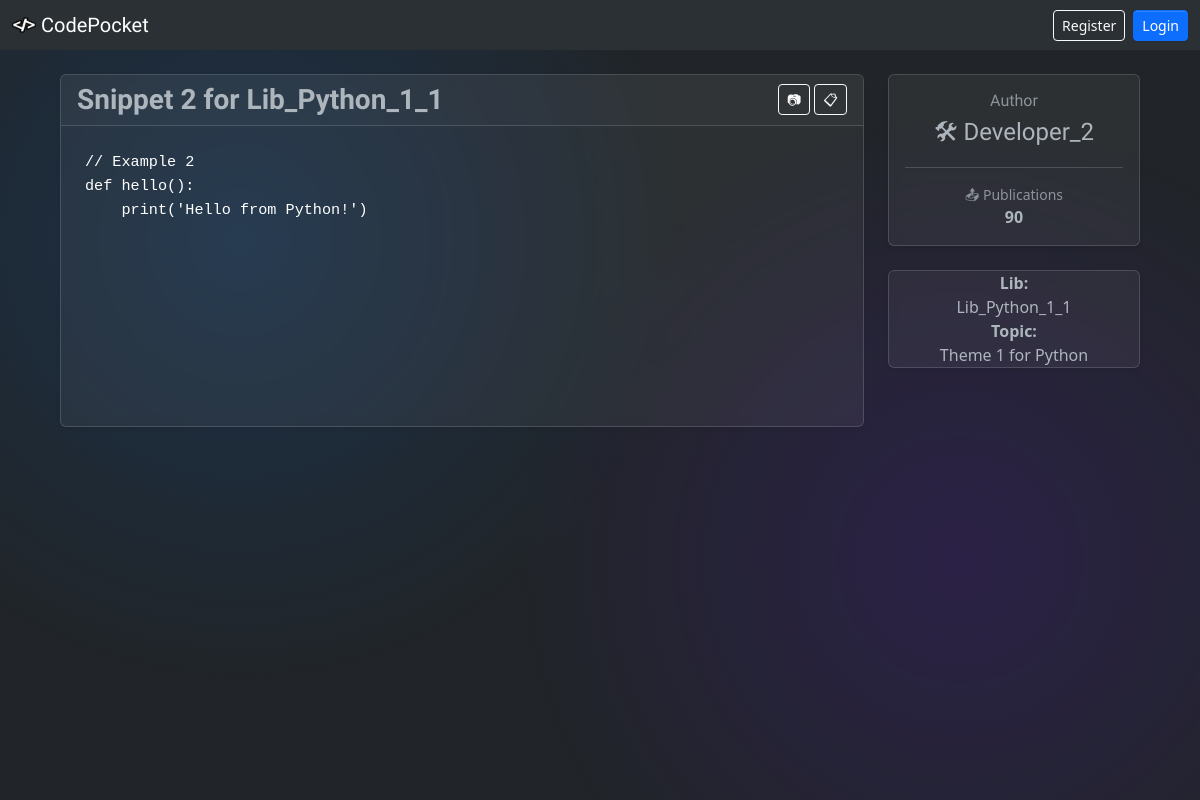
The page /code/2 on the database its author committed.
### data/codes.py (models this page shows)
class CodeSnippet(SqlAlchemyBase):
    __tablename__ = 'code_snippets'
    id = sqlalchemy.Column(sqlalchemy.Integer, primary_key=True, autoincrement=True)
    title = sqlalchemy.Column(sqlalchemy.String, nullable=False)
    content = sqlalchemy.Column(sqlalchemy.Text, nullable=False)
    library_id = sqlalchemy.Column(sqlalchemy.Integer, sqlalchemy.ForeignKey("libraries.id"))
    library = orm.relationship('Library', back_populates='snippets')
    user_id = sqlalchemy.Column(sqlalchemy.Integer, sqlalchemy.ForeignKey("users.id"))
    user = orm.relationship('User')

class Library(SqlAlchemyBase):
    __tablename__ = 'libraries'
    id = sqlalchemy.Column(sqlalchemy.Integer, primary_key=True, autoincrement=True)
    name = sqlalchemy.Column(sqlalchemy.String, nullable=False)
    topic_id = sqlalchemy.Column(sqlalchemy.Integer, sqlalchemy.ForeignKey("topics.id"))
    topic = orm.relationship('Topic', back_populates='libraries')
    snippets = orm.relationship("CodeSnippet", back_populates='library')

class Topic(SqlAlchemyBase):
    __tablename__ = 'topics'
    id = sqlalchemy.Column(sqlalchemy.Integer, primary_key=True, autoincrement=True)
    name = sqlalchemy.Column(sqlalchemy.String, nullable=False)
    language_id = sqlalchemy.Column(sqlalchemy.Integer, sqlalchemy.ForeignKey("languages.id"))
    language = orm.relationship('Language', back_populates='topics')
    libraries = orm.relationship("Library", back_populates='topic')

### data/users.py (models this page shows, shortened)
class User(SqlAlchemyBase, UserMixin):
    __tablename__ = 'users'
    id = sqlalchemy.Column(sqlalchemy.Integer,
                           primary_key=True, autoincrement=True)
    username = sqlalchemy.Column(sqlalchemy.String, nullable=True)
    email = sqlalchemy.Column(sqlalchemy.String, index=True, unique=True, nullable=True)
    hashed_password = sqlalchemy.Column(sqlalchemy.String, nullable=True)
    modified_date = sqlalchemy.Column(sqlalchemy.DateTime,
                                      default=datetime.datetime.now)
    creator = sqlalchemy.Column(sqlalchemy.Boolean, nullable=True)
    publications = sqlalchemy.Column(sqlalchemy.Integer, nullable=True, default=0)
    publication_ids = sqlalchemy.Column(sqlalchemy.String, nullable=True)

### main.py (the view)
@app.route('/code/<int:id>')
def show_code(id):
    db_sess = db_session.create_session()
    snippet = db_sess.query(CodeSnippet).filter(CodeSnippet.id == id).first()
    if not snippet:
        abort(404)
    return render_template('code.html', snippet=snippet)

### data/db_session.py (called while the page is built)
def create_session() -> Session:
    global __factory
    return __factory()

### templates/code.html (shortened to what this page needs)
{% extends "base.html" %}
{% block content %}
<div class="container mt-4">
    <div class="row">
        <div class="col-lg-9">
            <div class="card shadow-sm mb-4">
                <div class="card-header d-flex align-items-center">
                    <h3 class="mb-0 font-weight-bold">{{ snippet.title }}</h3>
                    <div class="ml-auto d-flex flex-row">
                        <button class="btn btn-outline-light btn-sm" onclick="downloadCodeImage()">
                            &#x1F4F7;&#xFE0E;
                        </button>
                        <button class="btn btn-outline-light btn-sm ml-1" onclick="copyToClipboard('main-code')">
                            &#x1F4CB;&#xFE0E;
                        </button>
                    </div>
                </div>
                <div class="card-body p-0">
                    <pre class="m-0 p-4 text-white" id="main-code"
                         style="font-size: 0.95rem; line-height: 1.6; border-radius: 0; min-height: 300px; white-space: pre-wrap;">{{ snippet.content }}</pre>
                </div>
            </div>
        </div>
        <div class="col-lg-3">
            <div class="card shadow-sm text-center p-3 mb-4">
                <h6 class="text-muted mb-2">Author</h6>
                <a href="/user/{{ snippet.user.username }}" style="text-decoration: none; color: inherit;">
                    <h4 class="mb-1">
                        {{ "&#x1F6E0;&#xFE0E; " | safe if snippet.user.creator else "" }}{{ snippet.user.username }}
                    </h4>
                </a>
                <hr>
                <div class="d-flex justify-content-around">
                    <div>
                        <small class="text-muted d-block">&#x1F4E4;&#xFE0E; Publications</small>
                        <strong>{{ snippet.user.publications }}</strong>
                    </div>
                </div>
            </div>
            <div class="card shadow-sm text-center">
                <strong>Lib:</strong> {{ snippet.library.name }}<br>
                <strong>Topic:</strong> {{ snippet.library.topic.name }}
            </div>
        </div>
    </div>
</div>
{% endblock %}

### rows shown on the page
CodeSnippet: title "Snippet 2 for Lib_Python_1_1", content "// Example 2 def hello(): print('Hello from Python!')"
User: creator "🛠︎", user.username "Developer_2", user.publications "90"
Library: library.name "Lib_Python_1_1"
Topic: library.topic.name "Theme 1 for Python"
